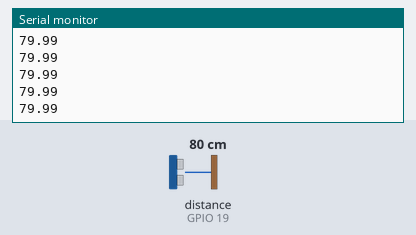
This sketch was run on a simulated ESP32. Parts: the last lines printed to the serial monitor. Wiring (inferred from the names in the program): ultrasonic range finder: trigger GPIO 18; echo GPIO 19. The inputs (shaded band) are chosen by the test bench; at power-on: distance to the obstacle (sensor on GPIO 19) 80 cm. The echo pulse lasts 58.3 µs per cm.

Above: at 1.2 s.
1.3 s: distance to the obstacle (sensor on GPIO 19) set to 2 cm
At 1.37 s:
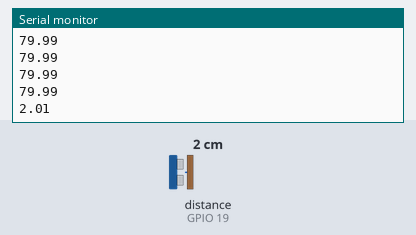
2.8 s: distance to the obstacle (sensor on GPIO 19) set to 4 cm
At 2.88 s:
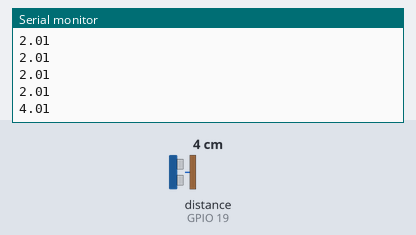
Timing chart, 0 to 5.8 s (numbered marks = the images above; inputs shaded):
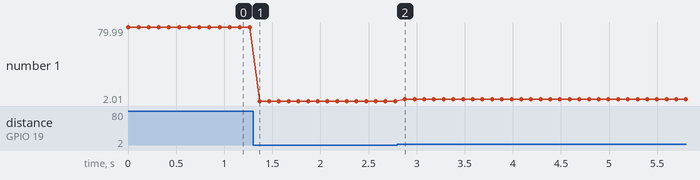

Measured:
- after the input at 1.3 s, the serial monitor: prints a new line after 0.07 s (image 1)
- after the input at 2.8 s, the serial monitor: prints a new line after 0.08 s (image 2)
- plotted number 1: 79.99 → 2.01 after the input at 1.3 s, 2.01 → 4.01 after the input at 2.8 s

The sketch:

radar.ino
```cpp
#define TRIG_PIN 18
#define ECHO_PIN 19

void setup() {
  Serial.begin(115200);
  pinMode(TRIG_PIN, OUTPUT);
  pinMode(ECHO_PIN, INPUT);
}

void loop() {
  long duration;
  float distance_cm;

  digitalWrite(TRIG_PIN, LOW);
  delayMicroseconds(2);
  digitalWrite(TRIG_PIN, HIGH);
  delayMicroseconds(10);
  digitalWrite(TRIG_PIN, LOW);

  duration = pulseIn(ECHO_PIN, HIGH);
  distance_cm = (duration * 0.0343) / 2;

  Serial.println(distance_cm);
  delay(100); // 10 readings per second
}
```
